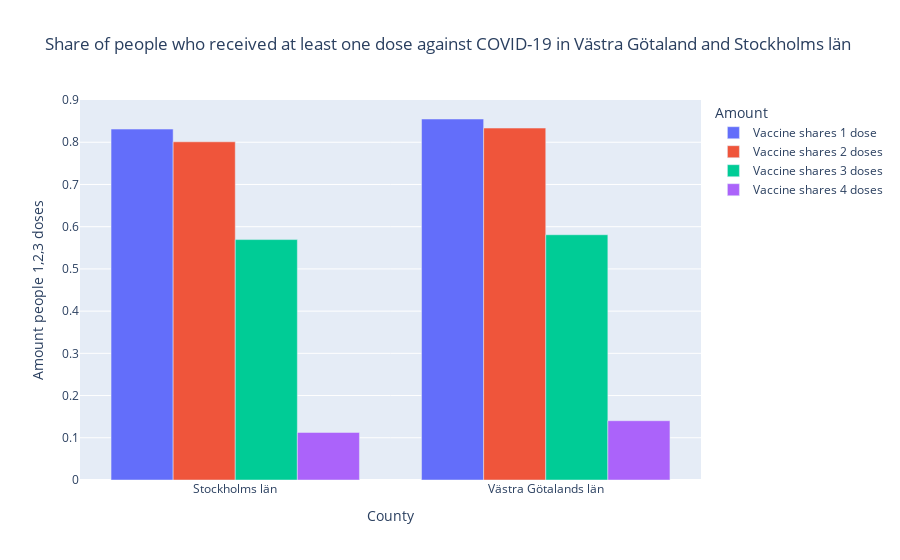

Notebook code for this chart:
### Code cell
fig = px.bar(
    data_frame=vaccine_stockholm_västraG,
    x="Län_namn",
    y=[
        vaccine_stockholm_västraG["Antal minst 1 dos"] / vaccine_stockholm_västraG["Befolkning"],
        vaccine_stockholm_västraG["Antal minst 2 doser"] / vaccine_stockholm_västraG["Befolkning"],
        vaccine_stockholm_västraG["Antal 3 doser"] / vaccine_stockholm_västraG["Befolkning"],
        vaccine_stockholm_västraG["Antal 4 doser"] / vaccine_stockholm_västraG["Befolkning"]
    ],
    labels={"Län_namn": "County", "y": "Doser", "variable": "Amount"},
    title="Share of people who received at least one dose against COVID-19 in Västra Götaland and Stockholms län",
    barmode="group", # We don't want to stack the bars
)

fig.update_layout(yaxis_title="Amount people 1,2,3 doses")

# New variable names
# Got help with this. Since my plot from the start where very simplefied in a bad way. Or rather couldn't find the command for switching names in the label of the hoover. And amount to the right.
newnames = {
    "wide_variable_0": "Vaccine shares 1 dose",
    "wide_variable_1": "Vaccine shares 2 doses",
    "wide_variable_2": "Vaccine shares 3 doses",
    "wide_variable_3": "Vaccine shares 4 doses"
}
fig.for_each_trace(
    lambda t: t.update(
        name=newnames[t.name],
        legendgroup=newnames[t.name],
        hovertemplate=t.hovertemplate.replace(t.name, newnames[t.name]),
    )
)
fig.show()

### Figure 1 — Plotly figure (JSON) as saved in the notebook; plotly's stock layout.template omitted (floating-point values rounded to 4 significant figures)
{"data": [{"alignmentgroup": "True", "hovertemplate": "Amount=Vaccine shares 1 dose<br>County=%{x}<br>value=%{y}<extra></extra>", "legendgroup": "Vaccine shares 1 dose", "marker": {"color": "#636efa", "pattern": {"shape": ""}}, "name": "Vaccine shares 1 dose", "offsetgroup": "wide_variable_0", "orientation": "v", "showlegend": true, "textposition": "auto", "type": "bar", "x": ["Stockholms län", "Västra Götalands län"], "xaxis": "x", "y": [0.8312, 0.8551], "yaxis": "y"}, {"alignmentgroup": "True", "hovertemplate": "Amount=Vaccine shares 2 doses<br>County=%{x}<br>value=%{y}<extra></extra>", "legendgroup": "Vaccine shares 2 doses", "marker": {"color": "#EF553B", "pattern": {"shape": ""}}, "name": "Vaccine shares 2 doses", "offsetgroup": "wide_variable_1", "orientation": "v", "showlegend": true, "textposition": "auto", "type": "bar", "x": ["Stockholms län", "Västra Götalands län"], "xaxis": "x", "y": [0.8011, 0.8336], "yaxis": "y"}, {"alignmentgroup": "True", "hovertemplate": "Amount=Vaccine shares 3 doses<br>County=%{x}<br>value=%{y}<extra></extra>", "legendgroup": "Vaccine shares 3 doses", "marker": {"color": "#00cc96", "pattern": {"shape": ""}}, "name": "Vaccine shares 3 doses", "offsetgroup": "wide_variable_2", "orientation": "v", "showlegend": true, "textposition": "auto", "type": "bar", "x": ["Stockholms län", "Västra Götalands län"], "xaxis": "x", "y": [0.5695, 0.5809], "yaxis": "y"}, {"alignmentgroup": "True", "hovertemplate": "Amount=Vaccine shares 4 doses<br>County=%{x}<br>value=%{y}<extra></extra>", "legendgroup": "Vaccine shares 4 doses", "marker": {"color": "#ab63fa", "pattern": {"shape": ""}}, "name": "Vaccine shares 4 doses", "offsetgroup": "wide_variable_3", "orientation": "v", "showlegend": true, "textposition": "auto", "type": "bar", "x": ["Stockholms län", "Västra Götalands län"], "xaxis": "x", "y": [0.1127, 0.1404], "yaxis": "y"}], "layout": {"barmode": "group", "legend": {"title": {"text": "Amount"}, "tracegroupgap": 0}, "title": {"text": "Share of people who received at least one dose against COVID-19 in Västra Götaland and Stockholms län"}, "xaxis": {"anchor": "y", "domain": [0, 1], "title": {"text": "County"}}, "yaxis": {"anchor": "x", "domain": [0, 1], "title": {"text": "Amount people 1,2,3 doses"}}}}
